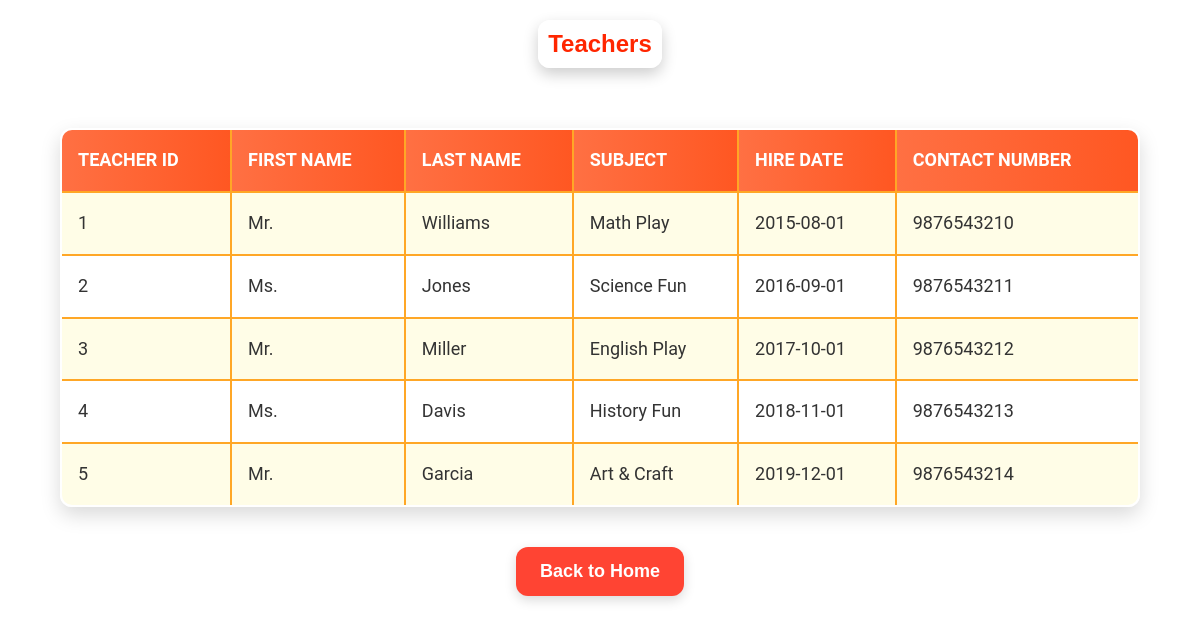
The app's page /teachers.php with its own data.
### tables this page shows
CREATE TABLE teachers (
    teacher_id INT AUTO_INCREMENT PRIMARY KEY,
    first_name VARCHAR(100) NOT NULL,
    last_name VARCHAR(100) NOT NULL,
    subject VARCHAR(100) NOT NULL,
    hire_date DATE NOT NULL,
    contact_number VARCHAR(15) NOT NULL
);

### teachers.php (the view, shortened to what this page needs)
<?php
include('config.php');
$sql =
"SELECT * FROM teachers";
$result = $conn->query($sql);
?>
<!DOCTYPE html>
<html lang="en">
<head>
    <link rel="stylesheet" href="assets/css/styles.css">
</head>
<body style="background-image: url('https://png.pngtree.com/background/20210709/original/pngtree-teachers-day-poster-background-blackboard-teacher-picture-image_923371.jpg');
        background-size: cover;
        background-repeat: no-repeat; ">
    <h2>Teachers</h2>
    <table >
        <tr>
            <th>Teacher ID</th>
            <th>First Name</th>
            <th>Last Name</th>
            <th>Subject</th>
            <th>Hire Date</th>
            <th>Contact Number</th>
        </tr>
        <?php
        if ($result->num_rows > 0) {
            while ($row = $result->fetch_assoc()) {
                echo "<tr>
                    <td>" . $row["teacher_id"] . "</td>
                    <td>" . $row["first_name"] . "</td>
                    <td>" . $row["last_name"] . "</td>
                    <td>" . $row["subject"] . "</td>
                    <td>" . $row["hire_date"] . "</td>
                    <td>" . $row["contact_number"] . "</td>
                </tr>";
            }
        } else {
            echo "<tr><td colspan='6'>No teachers found</td></tr>";
        }
        ?>
    </table>
    <div class="button-container">
        <a href="userdashboard.php"><button>Back to Home</button></a>
    </div>
</body>
</html>

### assets/css/styles.css (style rules this page uses)
body { font-family: 'Roboto', sans-serif; background-image: url('https://www.shutterstock.com/image-vector/vector-children-play-together-kinder-600nw-1881451687.jpg'); background-size: cover; background-repeat: no-repeat; margin: 0; padding: 0; color: #333; text-align: center; line-height: 1.6; overflow-x: hidden; }
h2 { font-size: 1.5rem; color: #ff2600; font-family: 'Verdana', Geneva, Tahoma, sans-serif; background: rgba(255, 255, 255, 0.95); padding: 5px 10px; border-radius: 12px; display: inline-block; box-shadow: 0 6px 15px rgba(0, 0, 0, 0.2); }
.button-container { display: flex; flex-wrap: wrap; justify-content: center; gap: 20px; margin-top: 30px; }
button { background: #FF4433; color: white; padding: 14px 24px; cursor: pointer; font-size: 18px; border-radius: 12px; border: none; font-weight: bold; box-shadow: 0 4px 12px rgba(0, 0, 0, 0.15); transition: transform 0.3s, box-shadow 0.3s, background 0.3s; }
table { width: 90%; margin: 40px auto; border-collapse: collapse; background: rgba(255, 255, 255, 0.95); box-shadow: 0 8px 20px rgba(0, 0, 0, 0.15); border-radius: 12px; overflow: hidden; }
table, th, td { border: 2px solid #ffa726; }
th, td { padding: 16px; text-align: left; font-size: 18px; color: #333; }
table th { background: linear-gradient(90deg, #ff7043, #ff5722); color: white; font-weight: bold; text-transform: uppercase; }
table tr:nth-child(even) { background-color: #fffde7; }

### records on screen
teachers: teacher_id "1", first_name "Mr.", last_name "Williams", subject "Math Play", hire_date "2015-08-01", contact_number "9876543210"
teachers: teacher_id "2", first_name "Ms.", last_name "Jones", subject "Science Fun", hire_date "2016-09-01", contact_number "9876543211"
teachers: teacher_id "3", first_name "Mr.", last_name "Miller", subject "English Play", hire_date "2017-10-01", contact_number "9876543212"
teachers: teacher_id "4", first_name "Ms.", last_name "Davis", subject "History Fun", hire_date "2018-11-01", contact_number "9876543213"
teachers: teacher_id "5", first_name "Mr.", last_name "Garcia", subject "Art & Craft", hire_date "2019-12-01", contact_number "9876543214"
